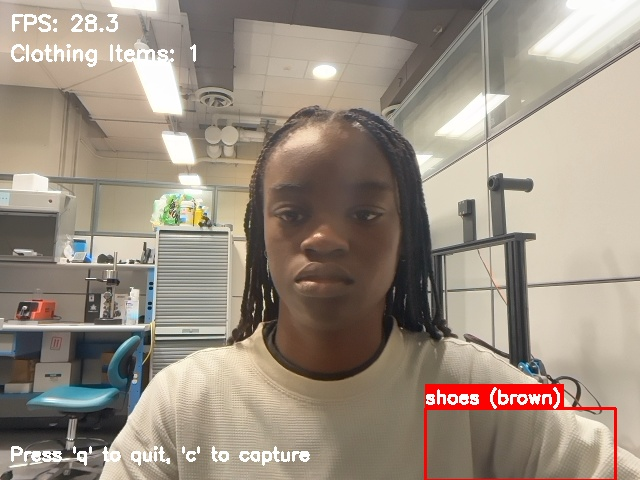
#> input picture accurate_detection_capture_20251027_120020.jpg, 640 x 480 px
$ python test_improved_detection.py
#> lines starting #> are read from the running program, lines starting #| are printed output that depends on the picture; after the words box and inside, x2 and y2 are one past the last pixel; in counts of white or black regions, pixels touching at a corner belong together
### accurate_detection.py
"""
Accurate Fashion Detection System
Only detects clothing items on the person's body, not background objects
"""

import cv2
import numpy as np
import time
import logging
from typing import Dict, List, Tuple, Optional

# Configure logging
logging.basicConfig(level=logging.INFO)
logger = logging.getLogger(__name__)

class AccurateFashionDetector:
    """Accurate fashion detector that only identifies clothing on the person"""

    def __init__(self):
        # Initialize detection parameters
        self.min_confidence = 0.3
        self.nms_threshold = 0.3

        # Person detection parameters - use simple center tracking
        self.use_simple_tracking = True

        # Clothing detection regions (relative to person bounding box)
        # Adjusted to skip head/face area
        self.clothing_regions = {
            'shirt': {'y_ratio': (0.25, 0.55), 'x_ratio': (0.2, 0.8)},  # Chest/torso only
            'pants': {'y_ratio': (0.60, 0.85), 'x_ratio': (0.25, 0.75)},  # Waist to thighs
            'shoes': {'y_ratio': (0.90, 1.0), 'x_ratio': (0.15, 0.85)},  # Bottom only
        }

        # Color ranges for clothing detection (HSV)
        self.clothing_colors = {
            'shirt': {
                'grey': [(0, 0, 50), (180, 30, 150)],
                'white': [(0, 0, 150), (180, 30, 255)],
                'blue': [(100, 50, 50), (130, 255, 255)],
                'red': [(0, 50, 50), (10, 255, 255)],
                'green': [(40, 50, 50), (80, 255, 255)],
                'black': [(0, 0, 0), (180, 255, 50)],
            },
            'pants': {
                'blue': [(100, 50, 50), (130, 255, 255)],
                'black': [(0, 0, 0), (180, 255, 50)],
                'grey': [(0, 0, 50), (180, 30, 150)],
                'brown': [(10, 50, 50), (20, 255, 200)],
            },
            'shoes': {
                'black': [(0, 0, 0), (180, 255, 50)],
                'white': [(0, 0, 150), (180, 30, 255)],
                'brown': [(10, 50, 50), (20, 255, 200)],
                'blue': [(100, 50, 50), (130, 255, 255)],
            }
        }

        logger.info("Accurate Fashion Detector initialized")

    def detect_person_accurately(self, frame: np.ndarray) -> Optional[Tuple[int, int, int, int]]:
        """Detect person using simple edge detection for movement tracking"""
        height, width = frame.shape[:2]

        # Convert to grayscale
        gray = cv2.cvtColor(frame, cv2.COLOR_BGR2GRAY)

        # Apply Gaussian blur
        blurred = cv2.GaussianBlur(gray, (5, 5), 0)

        # Use Canny edge detection
        edges = cv2.Canny(blurred, 30, 100)

        # Dilate edges to connect them
        kernel = np.ones((15, 15), np.uint8)
        dilated = cv2.dilate(edges, kernel, iterations=2)

        # Find contours
        contours, _ = cv2.findContours(dilated, cv2.RETR_EXTERNAL, cv2.CHAIN_APPROX_SIMPLE)

        if contours:
            # Get the largest contour
            largest = max(contours, key=cv2.contourArea)

            if cv2.contourArea(largest) > 20000:
                x, y, w, h = cv2.boundingRect(largest)

                # Add padding
                padding = 40
                x = max(0, x - padding)
                y = max(0, y - padding)
                w = min(width - x, w + 2 * padding)
                h = min(height - y, h + 2 * padding)

                return (x, y, w, h)

        # Fallback to center if no detection
        margin_x = int(width * 0.2)
        return (margin_x, 0, width - 2 * margin_x, height)

    def extract_clothing_region(self, frame: np.ndarray, person_bbox: Tuple[int, int, int, int],
                              clothing_type: str) -> Optional[np.ndarray]:
        """Extract specific clothing region from person"""
        x, y, w, h = person_bbox
        region_info = self.clothing_regions.get(clothing_type)

        if not region_info:
            return None

        # Calculate region coordinates
        y_start = y + int(h * region_info['y_ratio'][0])
        y_end = y + int(h * region_info['y_ratio'][1])
        x_start = x + int(w * region_info['x_ratio'][0])
        x_end = x + int(w * region_info['x_ratio'][1])

        # Ensure valid coordinates
        y_start = max(0, y_start)
        y_end = min(frame.shape[0], y_end)
        x_start = max(0, x_start)
        x_end = min(frame.shape[1], x_end)

        if y_end <= y_start or x_end <= x_start:
            return None

        return frame[y_start:y_end, x_start:x_end]

    def analyze_clothing_color(self, region: np.ndarray, clothing_type: str) -> Optional[Dict]:
        """Analyze clothing region for color with improved accuracy"""
        if region is None or region.size == 0:
            return None

        # Resize region for consistent analysis
        if region.shape[0] < 20 or region.shape[1] < 20:
            return None

        # Convert to multiple color spaces for better detection
        hsv = cv2.cvtColor(region, cv2.COLOR_BGR2HSV)
        lab = cv2.cvtColor(region, cv2.COLOR_BGR2LAB)

        # Enhanced color detection with better ranges
        color_detectors = {
            'white': lambda: self._detect_white(hsv, lab),
            'black': lambda: self._detect_black(hsv, lab),
            'grey': lambda: self._detect_grey(hsv, lab),
            'blue': lambda: self._detect_blue(hsv),
            'red': lambda: self._detect_red(hsv),
            'green': lambda: self._detect_green(hsv),
            'brown': lambda: self._detect_brown(hsv),
            'yellow': lambda: self._detect_yellow(hsv),
            'purple': lambda: self._detect_purple(hsv),
            'orange': lambda: self._detect_orange(hsv),
            'pink': lambda: self._detect_pink(hsv),
        }

        best_color = None
        best_confidence = 0

        # Test each color
        for color_name, detector in color_detectors.items():
            try:
                confidence = detector()
                if confidence > best_confidence:
                    best_confidence = confidence
                    best_color = color_name
            except Exception as e:
                logger.debug(f"Error detecting {color_name}: {e}")
                continue

        # If we found ANY color with reasonable confidence, return it
        # Otherwise use simple dominant color fallback
        if best_color and best_confidence > self.min_confidence:
            return {
                'color': best_color,
                'confidence': best_confidence
            }
        elif best_color and best_confidence > 0.15:  # Lower fallback threshold
            return {
                'color': best_color,
                'confidence': best_confidence
            }
        else:
            # Always use simple dominant color detection
            avg_color_per_row = np.average(region, axis=0)
            avg_color = np.average(avg_color_per_row, axis=0)
            b, g, r = avg_color

            # Convert to HSV for better classification
            bgr_pixel = np.uint8([[[b, g, r]]])
            hsv_pixel = cv2.cvtColor(bgr_pixel, cv2.COLOR_BGR2HSV)[0][0]
            h, s, v = hsv_pixel

            # Classify based on HSV
            if s < 30:  # Low saturation = grayscale
                if v > 180:
                    fallback_color = 'white'
                elif v < 70:
                    fallback_color = 'black'
                else:
                    fallback_color = 'grey'
            elif h < 10 or h > 170:
                fallback_color = 'red'
            elif 10 <= h < 25:
                fallback_color = 'brown'
            elif 25 <= h < 40:
                fallback_color = 'yellow'
            elif 40 <= h < 80:
                fallback_color = 'green'
            elif 80 <= h < 130:
                fallback_color = 'blue'
            elif 130 <= h < 150:
                fallback_color = 'purple'
            elif 150 <= h < 170:
                fallback_color = 'pink'
            else:
                fallback_color = 'grey'

            return {
                'color': fallback_color,
                'confidence': 0.7
            }

    def _detect_white(self, hsv, lab):
        """Detect white clothing"""
        _, _, v = cv2.split(hsv)
        l, _, _ = cv2.split(lab)
        # White has high V and high L
        white_mask = cv2.bitwise_and(v > 180, l > 180)
        return cv2.countNonZero(white_mask) / (hsv.shape[0] * hsv.shape[1])

    def _detect_black(self, hsv, lab):
        """Detect black clothing"""
        _, _, v = cv2.split(hsv)
        l, _, _ = cv2.split(lab)
        # Black has low V and low L
        black_mask = cv2.bitwise_and(v < 70, l < 70)
        return cv2.countNonZero(black_mask) / (hsv.shape[0] * hsv.shape[1])

    def _detect_grey(self, hsv, lab):
        """Detect grey clothing"""
        _, s, v = cv2.split(hsv)
        # Grey has low saturation and medium value
        grey_mask = cv2.bitwise_and(s < 40, cv2.bitwise_and(v > 70, v < 180))
        return cv2.countNonZero(grey_mask) / (hsv.shape[0] * hsv.shape[1])

    def _detect_blue(self, hsv):
        """Detect blue clothing"""
        h, s, v = cv2.split(hsv)
        # Blue hue range: 100-130
        blue_mask = cv2.bitwise_and(cv2.bitwise_and(h > 100, h < 130), s > 50)
        return cv2.countNonZero(blue_mask) / (hsv.shape[0] * hsv.shape[1])

    def _detect_red(self, hsv):
        """Detect red clothing"""
        h, s, v = cv2.split(hsv)
        # Red wraps around: 0-10 and 170-180
        red_mask1 = cv2.bitwise_and(cv2.bitwise_and(h < 10, s > 50), v > 50)
        red_mask2 = cv2.bitwise_and(cv2.bitwise_and(h > 170, s > 50), v > 50)
        red_mask = cv2.bitwise_or(red_mask1, red_mask2)
        return cv2.countNonZero(red_mask) / (hsv.shape[0] * hsv.shape[1])

    def _detect_green(self, hsv):
        """Detect green clothing"""
        h, s, v = cv2.split(hsv)
        # Green hue range: 40-80
        green_mask = cv2.bitwise_and(cv2.bitwise_and(h > 40, h < 80), s > 50)
        return cv2.countNonZero(green_mask) / (hsv.shape[0] * hsv.shape[1])

    def _detect_brown(self, hsv):
        """Detect brown clothing"""
        h, s, v = cv2.split(hsv)
        # Brown: hue 10-20, moderate saturation, low-medium value
        brown_mask = cv2.bitwise_and(cv2.bitwise_and(h > 10, h < 25),
                                     cv2.bitwise_and(s > 40, v < 180))
        return cv2.countNonZero(brown_mask) / (hsv.shape[0] * hsv.shape[1])

    def _detect_yellow(self, hsv):
        """Detect yellow clothing"""
        h, s, v = cv2.split(hsv)
        # Yellow hue range: 25-35
        yellow_mask = cv2.bitwise_and(cv2.bitwise_and(h > 25, h < 35), s > 100)
        return cv2.countNonZero(yellow_mask) / (hsv.shape[0] * hsv.shape[1])

    def _detect_purple(self, hsv):
        """Detect purple clothing"""
        h, s, v = cv2.split(hsv)
        # Purple hue range: 130-160
        purple_mask = cv2.bitwise_and(cv2.bitwise_and(h > 130, h < 160), s > 50)
        return cv2.countNonZero(purple_mask) / (hsv.shape[0] * hsv.shape[1])

    def _detect_orange(self, hsv):
        """Detect orange clothing"""
        h, s, v = cv2.split(hsv)
        # Orange hue range: 10-25
        orange_mask = cv2.bitwise_and(cv2.bitwise_and(h > 10, h < 25), s > 100)
        return cv2.countNonZero(orange_mask) / (hsv.shape[0] * hsv.shape[1])

    def _detect_pink(self, hsv):
        """Detect pink clothing"""
        h, s, v = cv2.split(hsv)
        # Pink: low saturation red or magenta hue
        pink_mask1 = cv2.bitwise_and(cv2.bitwise_and(h < 10, s > 30), v > 150)
        pink_mask2 = cv2.bitwise_and(cv2.bitwise_and(h > 160, s > 30), v > 150)
        pink_mask = cv2.bitwise_or(pink_mask1, pink_mask2)
        return cv2.countNonZero(pink_mask) / (hsv.shape[0] * hsv.shape[1])

    def detect_clothing_on_person(self, frame: np.ndarray) -> List[Dict]:
        """Detect clothing items only on the person"""
        detections = []

        # First, detect the person accurately
        person_bbox = self.detect_person_accurately(frame)

        if person_bbox is None:
            logger.warning("No person detected in frame")
            return detections

        logger.info(f"Person detected at bbox: {person_bbox}")

        # Detect clothing items within the person region only
        for clothing_type in self.clothing_regions.keys():
            # Extract clothing region
            clothing_region = self.extract_clothing_region(frame, person_bbox, clothing_type)

            if clothing_region is not None:
                logger.debug(f"Analyzing {clothing_type} region: {clothing_region.shape}")
                # Analyze color
                color_analysis = self.analyze_clothing_color(clothing_region, clothing_type)

                if color_analysis:
                    logger.info(f"Detected {clothing_type}: {color_analysis['color']} ({color_analysis['confidence']:.2f})")
                    # Calculate bounding box in frame coordinates
                    x, y, w, h = person_bbox
                    region_info = self.clothing_regions[clothing_type]

                    bbox_x = x + int(w * region_info['x_ratio'][0])
                    bbox_y = y + int(h * region_info['y_ratio'][0])
                    bbox_w = int(w * (region_info['x_ratio'][1] - region_info['x_ratio'][0]))
                    bbox_h = int(h * (region_info['y_ratio'][1] - region_info['y_ratio'][0]))

                    detections.append({
                        'category': clothing_type,
                        'confidence': color_analysis['confidence'],
                        'color': color_analysis['color'],
                        'bbox': (bbox_x, bbox_y, bbox_w, bbox_h)
                    })

        return detections

    def draw_clothing_detections(self, frame: np.ndarray, detections: List[Dict]) -> np.ndarray:
        """Draw clothing detection results on frame"""
        result_frame = frame.copy()

        for detection in detections:
            x, y, w, h = detection['bbox']
            category = detection['category']
            confidence = detection['confidence']
            color = detection['color']

            # Choose color for bounding box
            if category == 'shirt':
                box_color = (0, 255, 0)  # Green
            elif category == 'pants':
                box_color = (255, 0, 0)  # Blue
            elif category == 'shoes':
                box_color = (0, 0, 255)  # Red
            else:
                box_color = (255, 255, 0)  # Yellow

            # Draw bounding box
            cv2.rectangle(result_frame, (x, y), (x + w, y + h), box_color, 2)

            # Draw label
            label = f"{category} ({color})"
            label_size = cv2.getTextSize(label, cv2.FONT_HERSHEY_SIMPLEX, 0.6, 2)[0]

            # Draw label background
            cv2.rectangle(result_frame, (x, y - label_size[1] - 10),
                         (x + label_size[0], y), box_color, -1)

            # Draw label text
            cv2.putText(result_frame, label, (x, y - 5),
                       cv2.FONT_HERSHEY_SIMPLEX, 0.6, (255, 255, 255), 2)

            # Draw confidence
            conf_text = f"{confidence:.2f}"
            cv2.putText(result_frame, conf_text, (x, y + h + 20),
                       cv2.FONT_HERSHEY_SIMPLEX, 0.5, box_color, 1)

        return result_frame

### test_improved_detection.py
"""
Test Improved Detection on Saved Images
Tests the improved detection system on your captured images
"""

import cv2
import logging
from accurate_detection import AccurateFashionDetector
from pathlib import Path

# Configure logging
logging.basicConfig(level=logging.INFO)
logger = logging.getLogger(__name__)

def test_on_image(image_path):
    """Test detection on a single image"""
    logger.info(f"Testing detection on: {image_path}")

    # Load image
    frame = cv2.imread(image_path)
    if frame is None:
        logger.error(f"Could not load image: {image_path}")
        return

    # Create detector
    detector = AccurateFashionDetector()

    # Detect clothing
    detections = detector.detect_clothing_on_person(frame)

    # Draw results
    result_frame = detector.draw_clothing_detections(frame, detections)

    # Add info text
    cv2.putText(result_frame, f"Detected: {len(detections)} items", (10, 30),
               cv2.FONT_HERSHEY_SIMPLEX, 1, (0, 255, 0), 2)

    # Log results
    logger.info(f"Found {len(detections)} clothing items:")
    for detection in detections:
        logger.info(f"  - {detection['category']}: {detection['color']} (confidence: {detection['confidence']:.2f})")

    # Display result
    cv2.imshow('Improved Detection Test', result_frame)
    logger.info("Press any key to continue...")
    cv2.waitKey(0)
    cv2.destroyAllWindows()

    # Save result
    output_path = f"improved_{Path(image_path).name}"
    cv2.imwrite(output_path, result_frame)
    logger.info(f"Result saved to: {output_path}")

    return detections

def main():
    """Test on all captured images"""
    # Test images
    test_images = [
        "accurate_detection_capture_20251027_120020.jpg",
        "test_person_image.jpg",
        "real_detection_capture_20251019_212451.jpg"
    ]

    results = {}

    for image_path in test_images:
        if Path(image_path).exists():
            logger.info(f"\n{'='*60}")
            detections = test_on_image(image_path)
#> in test_on_image, frame is the input picture: shape (480, 640, 3); mean B, G, R 129.8, 143.2, 155.4
#> in detect_person_accurately, `edges = cv2.Canny(blurred, 30, 100)`:
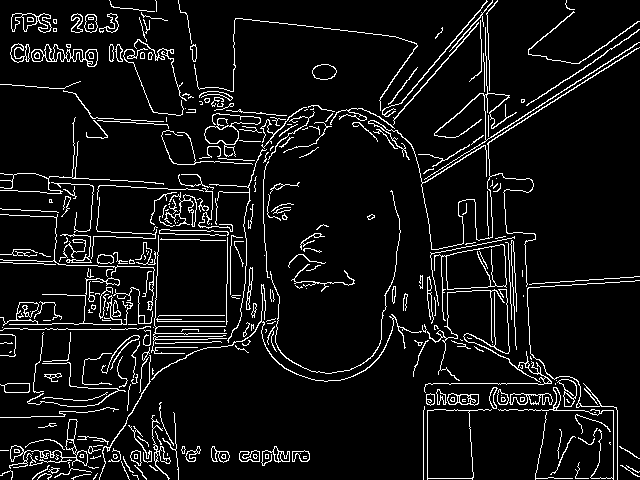
#> edges: shape (480, 640); 7.5% white in thin lines or dots
#> in detect_person_accurately, `dilated = cv2.dilate(edges, kernel, iterations=2)`:
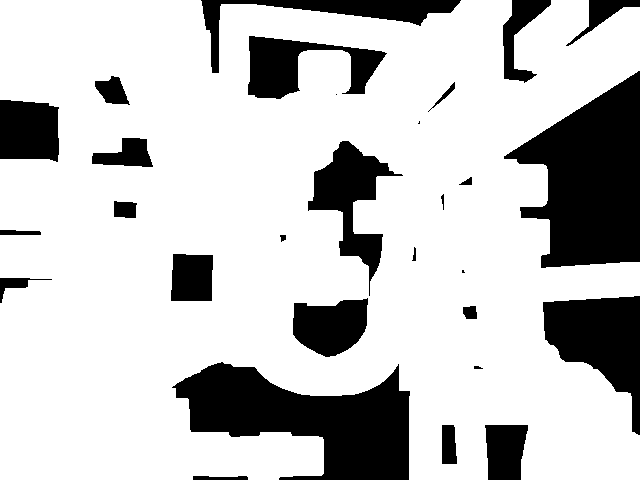
#> dilated: shape (480, 640); 77.6% white; 29 black regions (3 under 20 px)
#> in detect_person_accurately, `contours, _ = cv2.findContours(dilated, cv2.RETR_EXTERNAL, cv2.CHAIN_A..`: contours = 1 contour; box (x1, y1, x2, y2) and area: (0, 0, 640, 480) 253695
#> in detect_person_accurately, `largest = max(contours, key=cv2.contourArea)`: largest = contour of 642 points, box (x1, y1, x2, y2) (0, 0, 640, 480), area 253695
#> in detect_person_accurately, `x, y, w, h = cv2.boundingRect(largest)`: x = 0; w = 640; h = 480
#> in detect_clothing_on_person, `person_bbox = self.detect_person_accurately(frame)`: person_bbox = (0, 0, 640, 480)
#> the loop in detect_clothing_on_person, `for clothing_type in self.clothing_regions.keys():` made 3 passes
#> (y_start in extract_clothing_region, y_end in extract_clothing_region, x_start in extract_clothing_region, x_end in extract_clothing_region, b in analyze_clothing_color, g in analyze_clothing_color, r in analyze_clothing_color, bgr_pixel in analyze_clothing_color) on passes 1 to 3: (120, 264, 128, 512, 119.1, 133.6, 144.9, [[119, 133, 144]]), (288, 408, 160, 480, 102.6, 118.6, 137.2, [[102, 118, 137]]), (432, 480, 96, 544, 119.1, 135.5, 148.7, [[119, 135, 148]])
#> pass 1, in detect_clothing_on_person, `clothing_region = self.extract_clothing_region(frame, person_bbox, clo..`:
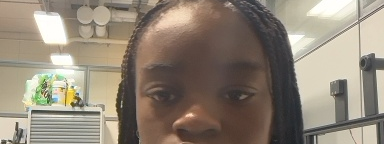
#> clothing_region: shape (144, 384, 3); mean B, G, R 119.1, 133.6, 144.9
#> pass 1, in _detect_white, `_, _, v = cv2.split(hsv)`:
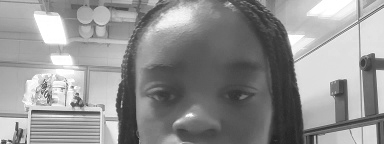
#> v: shape (144, 384); min 34, max 255, mean 145.5
#> after the loop in detect_clothing_on_person, `for clothing_type in self.clothing_regions.keys():`:
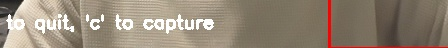
#> clothing_region: shape (48, 448, 3); mean B, G, R 119.1, 135.5, 148.7
#> after the loop in detect_clothing_on_person, `for clothing_type in self.clothing_regions.keys():`: detections = 3 items
#> the loop in draw_clothing_detections, `for detection in detections:` made 3 passes
#> (x, y, w, h, category, box_color, label, label_size) on passes 1 to 3: (128, 120, 384, 144, 'shirt', (0, 255, 0), 'shirt (brown)', (125, 14)), (160, 288, 320, 120, 'pants', (255, 0, 0), 'pants (brown)', (135, 14)), (96, 432, 448, 47, 'shoes', (0, 0, 255), 'shoes (brown)', (138, 14))
#> after the loop in draw_clothing_detections, `for detection in detections:`:
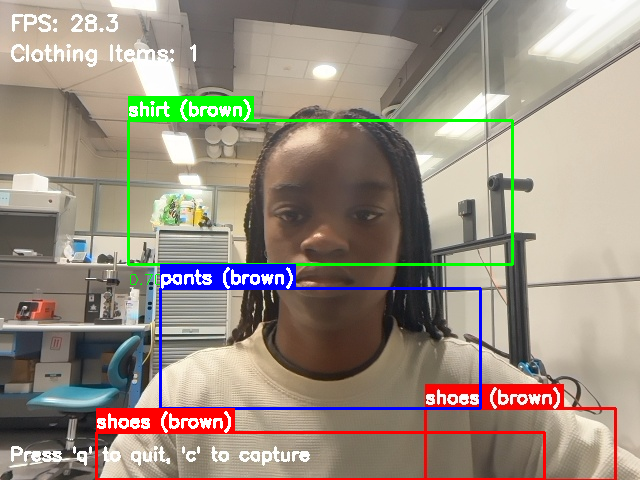
#> result_frame: shape (480, 640, 3); 5.59% of pixels changed, all inside (x1, y1, x2, y2) = (95, 96, 546, 480)
#> in test_on_image, `cv2.putText(result_frame, f"Detected: {len(detections)} items", (10, 3..`:
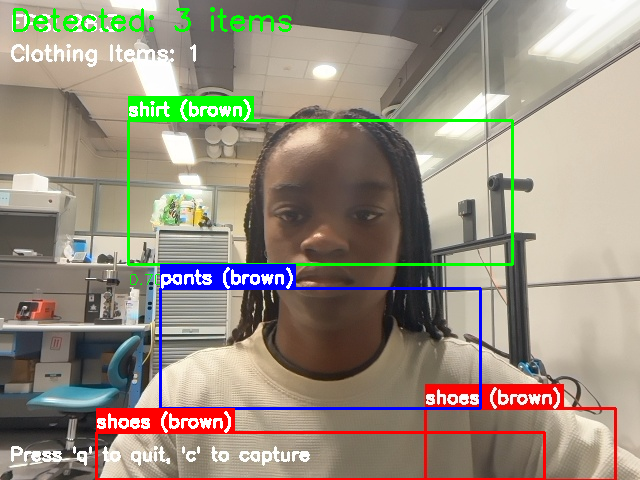
#> result_frame: shape (480, 640, 3); 0.62% of pixels changed, all inside (x1, y1, x2, y2) = (13, 7, 292, 32)
#> the loop in test_on_image, `for detection in detections:` made 3 passes
#> detections = 3 items
            results[image_path] = detections
        else:
            logger.warning(f"Image not found: {image_path}")

    # Summary
    logger.info(f"\n{'='*60}")
    logger.info("SUMMARY:")
    for image_path, detections in results.items():
        if detections is not None:
            logger.info(f"{image_path}: {len(detections)} items detected")
#> this loop made 3 passes

if __name__ == "__main__":
    main()
